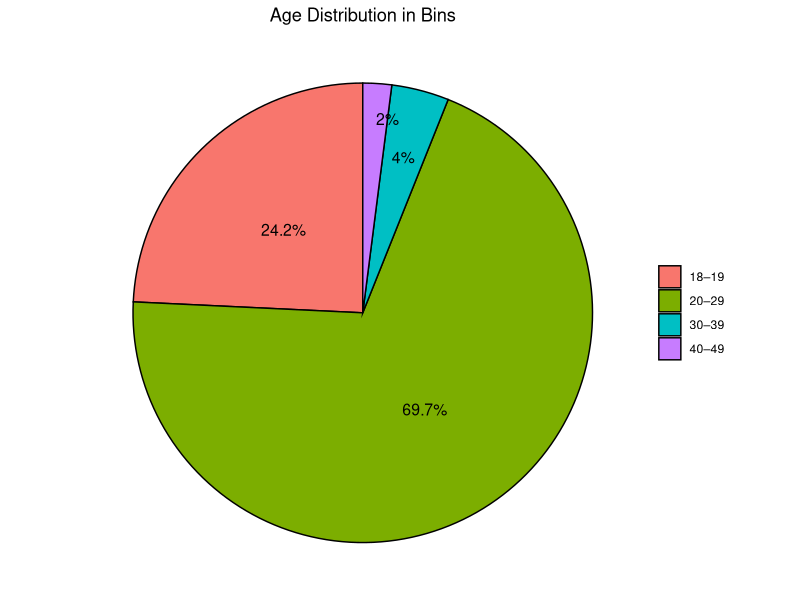

The R script that drew this image: (Note: this script raises an error after producing the figure.)
## ---- chunk 1

# Load libraries
library(tidyr)
library(gridExtra)
library(readxl)
library(dplyr)
library(corrplot)
library(writexl)
library(ggplot2)
library(stringr)
#library(gt)

# Load datasets

lying <- read_excel("data/lying_data.xlsx")
## ---- chunk 2

### AGE PIE CHART ###

#range(lying$Age, na.rm = TRUE)
# 18 - 48 years old

# Bin:
# 18 - 19
# 20 - 29
# 30 - 39
# 40 - 49

# 1. Create age bins
age_bins <- cut(lying$Age,
                breaks = c(17, 19, 29, 39, 49),
                labels = c("18–19", "20–29", "30–39", "40–49"),
                right = TRUE)

# 2. Create dataframe with counts & percentages
age_counts <- as.data.frame(table(age_bins))
colnames(age_counts) <- c("AgeGroup", "Count")

age_counts <- age_counts %>%
  mutate(Percent = round(Count / sum(Count) * 100, 1),
         Label = paste0(Percent, "%"))

# 3. Plot with percentage labels, black borders, and reduced font size
ggplot(age_counts, aes(x = "", y = Count, fill = AgeGroup)) +
  geom_bar(stat = "identity", width = 1, color = "black") +  # Black border around slices
  coord_polar(theta = "y") +
  theme_void() +
  labs(title = "Age Distribution in Bins") +
  theme(legend.title = element_blank()) +
  
  # 4. Add text for larger slices (inside the pie)
  geom_text(aes(label = ifelse(AgeGroup %in% c("18–19", "20–29"), Label, "")), 
            position = position_stack(vjust = 0.5), 
            color = "black", size = 4) +  # Reduced font size
  
  # 5. Add text for smaller slices (outside the pie)
  geom_text(aes(label = ifelse(AgeGroup == "30–39", Label, "")),
            position = position_nudge(x = 0.2),  # Adjust x to move the text for 30–39
            color = "black", size = 4) +  # Reduced font size
  
  geom_text(aes(label = ifelse(AgeGroup == "40–49", Label, "")),
            position = position_nudge(x = 0.35),  # Adjust x to move the text for 40–49
            color = "black", size = 4) +  # Reduced font size
  
  theme(plot.title = element_text(hjust = 0.5))  # Center the title
## ---- chunk 3

### AGE PIE CHART ###

## ---- chunk 4

### NEWS SOURCE PIE CHART ###


## ---- chunk 5

### PODCASTST ###

# I noticed there's different spellings of Joe Rogan. 
# Need to get different variations of spelling on the
# same page.

# Step 1: Convert to lowercase for consistency
cleaned <- tolower(lying$`Top 3 Entertainment_1`)

# Step 2: Clean up repeated "the"s at the start
cleaned <- gsub("^(the\\s+)+", "", cleaned)

# Step 3: Identify any Joe Rogan Experience variations and replace them
cleaned <- gsub("joe\\s*rogan.*exper.{2,}", "The Joe Rogan Experience", cleaned)

# Optional Step 4: Tidy up any leftover whitespace
cleaned <- trimws(cleaned)

# Step 5: Save it back to the original column
lying$`Top 3 Entertainment_1` <- cleaned

# Clean and standardize podcast names (ensure "joe rogan" is handled here)
lying <- lying %>%
  mutate(`Top 3 Entertainment_1` = case_when(
    str_detect(str_to_lower(`Top 3 Entertainment_1`), "call.?her.?dad") ~ "Call Her Daddy",
    str_detect(str_to_lower(`Top 3 Entertainment_1`), "pat mcafee.*show|pat mcafee.*talk") ~ "The Pat McAfee Show",
    str_detect(str_to_lower(`Top 3 Entertainment_1`), "cancelled.*tana|canceled|cancelled") ~ "Cancelled with Tana Mongeau",
    str_detect(str_to_lower(`Top 3 Entertainment_1`), "anything goes") ~ "Anything Goes",
    str_detect(str_to_lower(`Top 3 Entertainment_1`), "hot.?mess.*alex") | 
      str_to_lower(`Top 3 Entertainment_1`) == "hotmess" ~ "Hot Mess by Alex Earle",
    str_detect(str_to_lower(`Top 3 Entertainment_1`), "joe\\s*rogan") ~ "The Joe Rogan Experience",  # Added this line to catch "joe rogan"
    TRUE ~ `Top 3 Entertainment_1`
  ))

unique(na.omit(lying$`Top 3 Entertainment_1`))
# 42 different podcasts

length(unique(na.omit(lying$`Top 3 Entertainment_1`)))
# 42 different podcasts

## ---- chunk 6

# Define custom labels for groups
group_titles <- c(
  "1" = "VISUAL AD", # Test Group (Visual)
  "2" = "VISUAL AD", # Control Group (Visual)
  "3" = "AUDIO AD", # Test Group (Audio)
  "4" = "AUDIO AD" # Control Group (Audio)
)

# Reshape the data to long format for easier faceting
long_data <- misinfo_filtered %>%
  # Convert both "ITMIST PRE SCORE" and "ITMIST POST SCORE" to numeric
  mutate(
    `ITMIST PRE SCORE` = as.numeric(`ITMIST PRE SCORE`),
    `ITMIST POST SCORE` = as.numeric(`ITMIST POST SCORE`)
  ) %>%
  select(GROUP, `ITMIST PRE SCORE`, `ITMIST POST SCORE`) %>%  # Updated column names here
  pivot_longer(cols = c(`ITMIST PRE SCORE`, `ITMIST POST SCORE`), 
               names_to = "Test_Time", 
               values_to = "Score") %>%
  mutate(Test_Time = factor(Test_Time, levels = c("ITMIST PRE SCORE", "ITMIST POST SCORE")))  # Updated levels

# Create the plot for Groups 2 and 4 (Control Group)
plot2 <- ggplot(long_data %>% filter(GROUP %in% c(2, 4)), aes(x = Test_Time, y = Score, fill = Test_Time)) +
  geom_boxplot(outlier.colour = "red", outlier.shape = 16, outlier.size = 2) +
  facet_wrap(~ GROUP, labeller = as_labeller(group_titles)) +  # Only for Groups 2 and 4
  labs(
    title = "ITMIST Scores Before & After Ad - Control Group\n",  # Updated title for ITMIST
    x = "\nITMIST Test Scores",  # Updated axis label for ITMIST
    y = "Score\n"
  ) +
  theme_minimal() +
  theme(
    plot.title = element_text(hjust = 0.5, size = 14, face = "bold"),
    legend.position = "none"
  )

# Use grid.arrange to display the plot
grid.arrange(plot2)  # Display the plot for Control Groups (2 & 4)
## ---- chunk 7

lie_counts_wide <- lie_counts %>%
  select(GROUP, QuestionType, Response, n) %>%
  pivot_wider(names_from = Response, values_from = n, values_fill = 0)

# Then use gt or kable
lie_counts_wide %>%
  gt()
## ---- chunk 8

# Prepare data for stacked bar chart
stacked_data <- misinfo_filtered %>%
  count(GROUP, CHANGED_LENGTH_QQ1) %>%
  group_by(GROUP) %>%
  mutate(percentage = n / sum(n) * 100) %>%  # Convert to percentage
  ungroup()

# Ensure GROUP and CHANGED_LENGTH_QQ1 are factors for proper ordering
stacked_data$GROUP <- factor(stacked_data$GROUP, levels = c("1", "2", "3", "4"))
stacked_data$CHANGED_LENGTH_QQ1 <- factor(stacked_data$CHANGED_LENGTH_QQ1, levels = c("1", "2", "3"))

# Define custom labels for groups
group_titles <- c(
  "1" = "Test Group (Visual)",
  "2" = "Control Group (Visual)",
  "3" = "Test Group (Audio)",
  "4" = "Control Group (Audio)"
)

# Define labels for CHANGED_LENGTH_QQ1
view_labels <- c("1" = "Length stayed about the same",
                 "2" = "Length became longer",
                 "3" = "Length became shorter")

# Custom colors
custom_colors <- c("skyblue", "red", "orange")

# Create the stacked bar chart
stacked_bar_chart <- ggplot(stacked_data, aes(x = GROUP, y = percentage, fill = CHANGED_LENGTH_QQ1)) +
  geom_bar(stat = "identity", color = "black") +  # Stacked bars with black borders
  geom_text(aes(label = paste0(round(percentage, 1), "%")), 
            position = position_stack(vjust = 0.5),  # Position labels in center of bars
            color = "black", size = 4) +  # Adjust label size and color
  labs(
    title = "Change in QQ1 Comment Length After\nExposed to Ad",
    x = "\nGroup",
    y = "Percentage\n",
    fill = "Comment Length"
  ) +
  scale_x_discrete(labels = group_titles) +  # Map numeric groups to names
  scale_fill_manual(values = custom_colors, labels = view_labels) +  # Apply colors and labels
  theme_minimal() + 
  theme(
    plot.title = element_text(hjust = 0.5, size = 14, face = "bold"),  # Center and style the title
    axis.text.x = element_text(angle = 30, hjust = 1),  # Tilt x-axis labels for readability
    legend.position = "right",  # Keep legend visible
    legend.title = element_text(face = "bold"),
    legend.text = element_text(size = 10)
  )

# Print the stacked bar chart
print(stacked_bar_chart)
## ---- chunk 9

# Step 1: Reshape, include GROUP, relabel columns
type_of_lie_long <- lying %>%
  select(GROUP, QQ3_TYPE_OF_LIE, QQ3_LIE_2_SUMMARY) %>%
  pivot_longer(cols = c(QQ3_TYPE_OF_LIE, QQ3_LIE_2_SUMMARY),
               names_to = "QuestionType",
               values_to = "Response") %>%
  drop_na() %>%
  mutate(QuestionType = recode(QuestionType,
                               QQ3_TYPE_OF_LIE = "Before Ad",
                               QQ3_LIE_2_SUMMARY = "After Ad"))

# Step 2: Count and calculate percentages for each GROUP
lie_counts <- type_of_lie_long %>%
  group_by(GROUP, QuestionType, Response) %>%
  summarise(n = n(), .groups = "drop") %>%
  group_by(GROUP, QuestionType) %>%
  mutate(perc = n / sum(n) * 100)

# Step 3: Set factor levels for consistent x-axis order
lie_counts$QuestionType <- factor(lie_counts$QuestionType, levels = c("Before Ad", "After Ad"))

# Step 4: Create one plot per GROUP
plot_list <- lapply(unique(lie_counts$GROUP), function(g) {
  ggplot(filter(lie_counts, GROUP == g), aes(x = QuestionType, y = n, fill = Response)) +
    geom_bar(stat = "identity", position = "stack", color = "black") +
    geom_text(aes(label = paste0(round(perc, 1), "%")),
              position = position_stack(vjust = 0.5),
              size = 3,
              color = "black") +
    labs(title = paste("Group:", g),
         x = "\nResponses",
         y = "Count\n") +
    theme_minimal() #+
    #theme(axis.text.x = element_text(angle = 15, hjust = 1))
})

# Step 5: Print each plot
plot_list[[1]]  # Control Group (Visual)
plot_list[[2]]  # Test Group (Visual)
plot_list[[3]]  # Control Group (Audio)
plot_list[[4]]  # Test Group (Audio)
## ---- chunk 10

# Step 1: Reshape, include GROUP, relabel columns
type_of_lie_long <- lying %>%
  select(GROUP, QQ3_TYPE_OF_LIE, QQ3_LIE_2_SUMMARY) %>%
  pivot_longer(cols = c(QQ3_TYPE_OF_LIE, QQ3_LIE_2_SUMMARY),
               names_to = "QuestionType",
               values_to = "Response") %>%
  drop_na() %>%
  mutate(QuestionType = recode(QuestionType,
                               QQ3_TYPE_OF_LIE = "Before Ad",
                               QQ3_LIE_2_SUMMARY = "After Ad"))

# Step 2: Count and calculate percentages for each GROUP
lie_counts <- type_of_lie_long %>%
  group_by(GROUP, QuestionType, Response) %>%
  summarise(n = n(), .groups = "drop") %>%
  group_by(GROUP, QuestionType) %>%
  mutate(perc = n / sum(n) * 100)

# Step 3: Set factor levels for consistent x-axis order
lie_counts$QuestionType <- factor(lie_counts$QuestionType, levels = c("Before Ad", "After Ad"))

# Step 4: Create one plot per GROUP
plot_list <- lapply(unique(lie_counts$GROUP), function(g) {
  ggplot(filter(lie_counts, GROUP == g), aes(x = QuestionType, y = n, fill = Response)) +
    geom_bar(stat = "identity", position = "stack", color = "black") +
    geom_text(aes(label = n),
              position = position_stack(vjust = 0.5),
              size = 3,
              color = "black") +
    labs(title = paste("Group:", g),
         x = "\nResponses",
         y = "Count\n") +
    theme_minimal()
})

# Step 5: Print each plot
plot_list[[1]]  # Control Group (Visual)
plot_list[[2]]  # Test Group (Visual)
plot_list[[3]]  # Control Group (Audio)
plot_list[[4]]  # Test Group (Audio)
